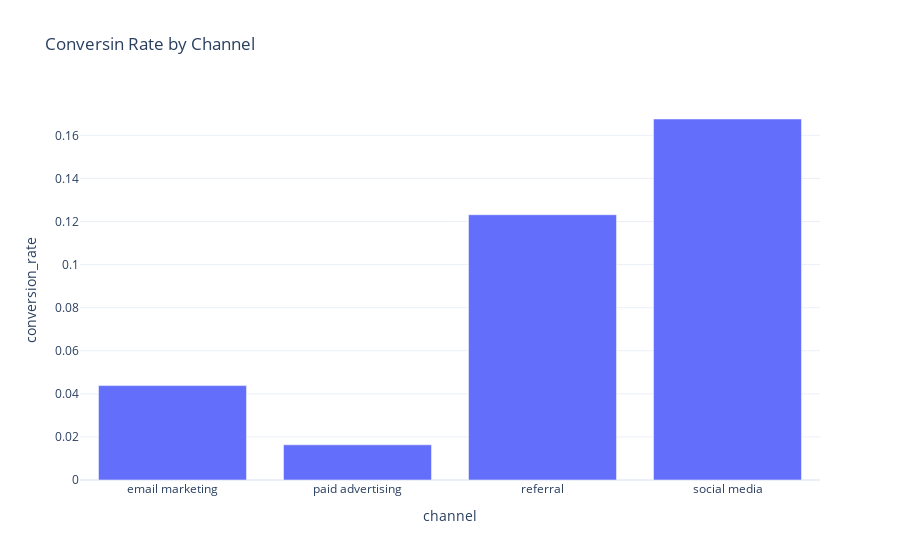

Here is the notebook cell this chart was saved with:
### Markdown cell above
# Coversion Rate by Channel

### Code cell
con_by_channel=data.groupby('channel')['conversion_rate'].mean().reset_index()
fig=px.bar(con_by_channel,x='channel',
          y='conversion_rate',title='Conversin Rate by Channel')
fig.show()

### Figure 1 — Plotly figure (JSON) as saved in the notebook; plotly's stock layout.template omitted (floating-point values rounded to 4 significant figures)
{"data": [{"alignmentgroup": "True", "hovertemplate": "channel=%{x}<br>conversion_rate=%{y}<extra></extra>", "legendgroup": "", "marker": {"color": "#636efa", "pattern": {"shape": ""}}, "name": "", "offsetgroup": "", "orientation": "v", "showlegend": false, "textposition": "auto", "type": "bar", "x": ["email marketing", "paid advertising", "referral", "social media"], "xaxis": "x", "y": [0.04382, 0.01634, 0.1231, 0.1676], "yaxis": "y"}], "layout": {"barmode": "relative", "legend": {"tracegroupgap": 0}, "title": {"text": "Conversin Rate by Channel"}, "xaxis": {"anchor": "y", "domain": [0, 1], "title": {"text": "channel"}}, "yaxis": {"anchor": "x", "domain": [0, 1], "title": {"text": "conversion_rate"}}}}
